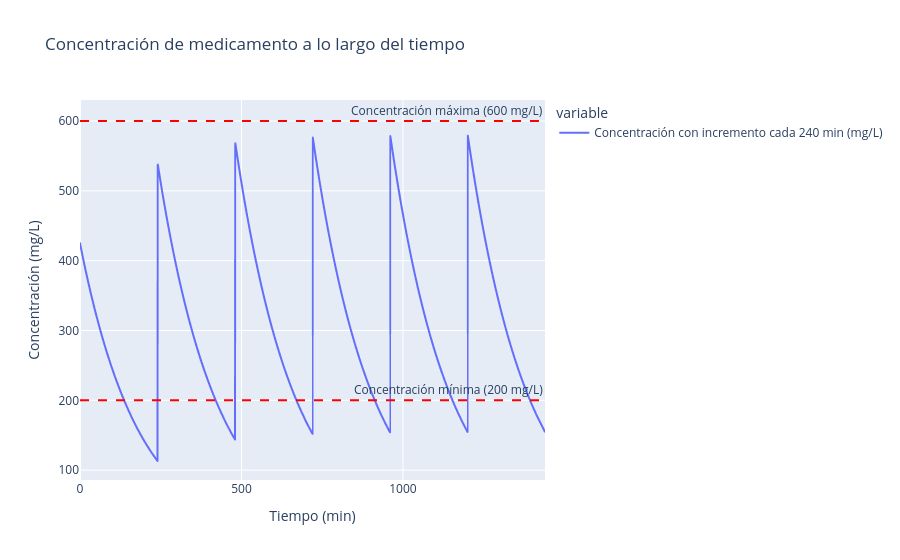

Write notebook code for a chart like this one.
### Markdown cell above
## SIMULACIÓN A

### Code cell
CONCENTRATION = 425
INITIAL_CONCENTRATION = CONCENTRATION
TIME_BETWEEN_DOSES = 60 * 4 # cada 4 horas
simulate(INITIAL_CONCENTRATION, CONCENTRATION, TIME_BETWEEN_DOSES)

### Figure 1 — Plotly figure (JSON) as saved in the notebook; plotly's stock layout.template omitted (floating-point values rounded to 4 significant figures; data arrays with more than 128 entries replaced by an {"elided": "..."} marker saying what was removed)
{"data": [{"hovertemplate": "variable=Concentración con incremento cada 240 min (mg/L)<br>index=%{x}<br>value=%{y}<extra></extra>", "legendgroup": "Concentración con incremento cada 240 min (mg/L)", "line": {"color": "#636efa", "dash": "solid"}, "marker": {"symbol": "circle"}, "mode": "lines", "name": "Concentración con incremento cada 240 min (mg/L)", "showlegend": true, "type": "scattergl", "x": {"elided": "1441 int values"}, "xaxis": "x", "y": {"elided": "1441 float values"}, "yaxis": "y"}], "layout": {"annotations": [{"showarrow": false, "text": "Concentración mínima (200 mg/L)", "x": 1, "xanchor": "right", "xref": "x domain", "y": 200, "yanchor": "bottom", "yref": "y"}, {"showarrow": false, "text": "Concentración máxima (600 mg/L)", "x": 1, "xanchor": "right", "xref": "x domain", "y": 600, "yanchor": "bottom", "yref": "y"}], "legend": {"title": {"text": "variable"}, "tracegroupgap": 0}, "shapes": [{"line": {"color": "red", "dash": "dash"}, "type": "line", "x0": 0, "x1": 1, "xref": "x domain", "y0": 200, "y1": 200, "yref": "y"}, {"line": {"color": "red", "dash": "dash"}, "type": "line", "x0": 0, "x1": 1, "xref": "x domain", "y0": 600, "y1": 600, "yref": "y"}], "title": {"text": "Concentración de medicamento a lo largo del tiempo"}, "xaxis": {"anchor": "y", "domain": [0, 1], "title": {"text": "Tiempo (min)"}}, "yaxis": {"anchor": "x", "domain": [0, 1], "title": {"text": "Concentración (mg/L)"}}}}
